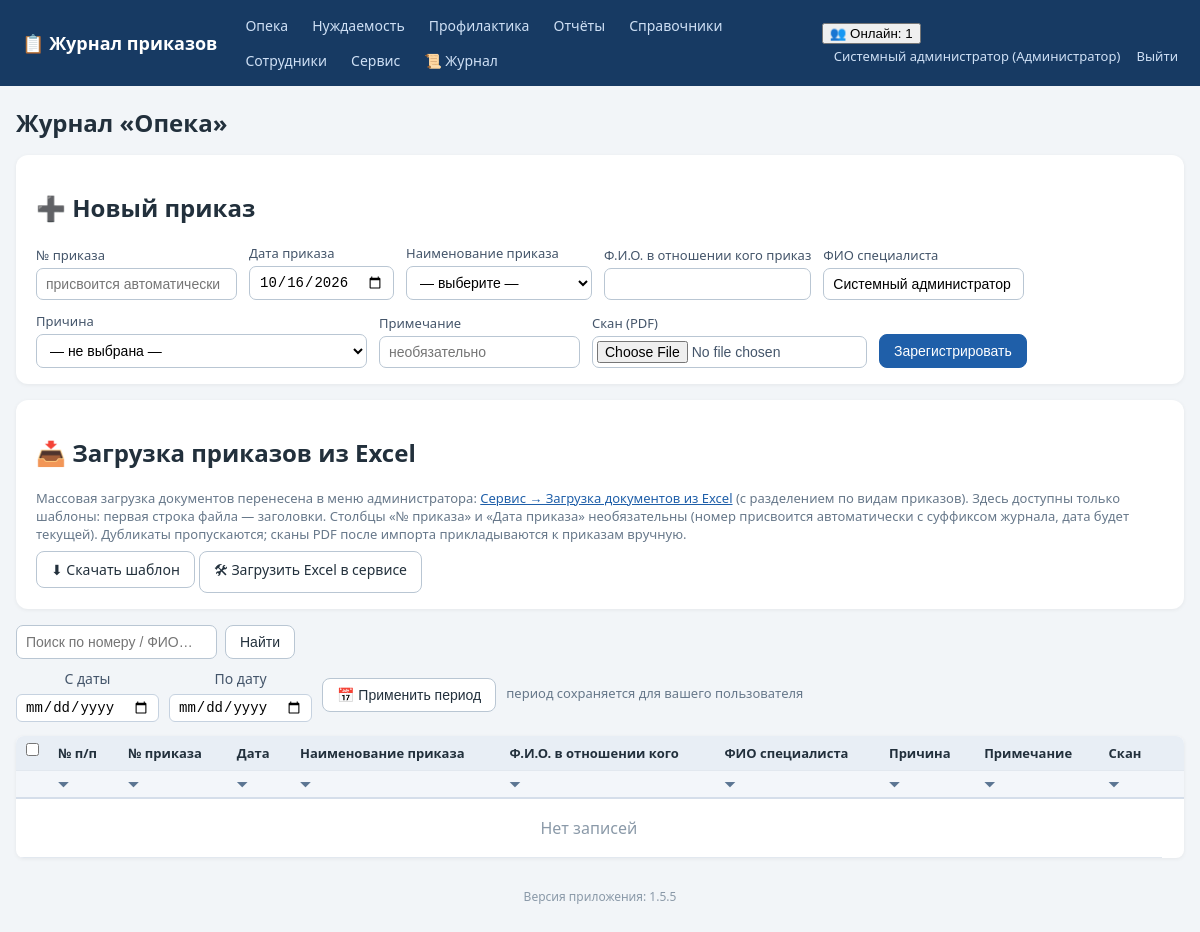
Screenshot of /journal/opeka (signed in) with the database file from the repository.
### tables this page shows
CREATE TABLE employees (
    id INTEGER PRIMARY KEY AUTOINCREMENT,
    full_name TEXT NOT NULL,
    position TEXT NOT NULL DEFAULT '',
    login TEXT UNIQUE,
    password_hash TEXT,
    pwd_changed_at TEXT,           -- дата последней самостоятельной смены пароля
    role_id INTEGER REFERENCES roles(id)
);

CREATE TABLE roles (
    id INTEGER PRIMARY KEY AUTOINCREMENT,
    name TEXT UNIQUE NOT NULL
);

### app.py (the view)
@app.route('/journal/<journal>')
def journal_list(journal):
    if journal not in JOURNAL_TYPES:
        abort(404)
    user = current_user()
    if not can_access_journal(user, journal):
        abort(403)
    q = request.args.get('q', '').strip()
    conn = get_db()
    p1, p2 = journal_period(conn, user['id'], journal, request.args)
    sql = ('SELECT o.*, t.name AS type_name, rs.name AS reason_name FROM orders o '
           'LEFT JOIN order_types t ON t.id=o.order_type_id '
           'LEFT JOIN reasons rs ON rs.id=o.reason_id WHERE o.journal=?')
    params = [journal]
    if p1:
        sql += ' AND o.order_date>=?'
        params.append(p1)
    if p2:
        sql += ' AND o.order_date<=?'
        params.append(p2)
    if q:
        sql += ' AND (o.order_number LIKE ? OR o.person_fio LIKE ? OR o.specialist_fio LIKE ?)'
        like = f'%{q}%'
        params += [like, like, like]
    sql += (' ORDER BY o.order_date DESC, ' + _ORDER_NUM_SQL.format(col='o.order_number') +
            ' DESC, o.order_number DESC')
    rows = conn.execute(sql, params).fetchall()
    types = conn.execute('SELECT * FROM order_types WHERE kind=? ORDER BY name',
                         (journal,)).fetchall()
    reasons = conn.execute('SELECT * FROM reasons ORDER BY name').fetchall()
    today = date.today().isoformat()
    conn.close()
    return render_template('journal.html', journal=journal, title=JOURNAL_TITLES[journal],
                           rows=rows, types=types, reasons=reasons, today=today,
                           q=q, p1=p1, p2=p2, has_reason=REASONS_ENABLED.get(journal, False))

### app.py (called while the page is built, shortened)
def has_request_context_safe():
    try:
        from flask import has_request_context
        return has_request_context()
    except Exception:
        return False

def _session_signature(uid):
    raw = request.cookies.get(app.config['SESSION_COOKIE_NAME'], '')
    if not raw:
        return ''

def _db_touch_throttled(key, min_interval=10.0):
    now = time.time()
    last = _DB_TOUCH_TS.get(key, 0)
    if now - last >= min_interval:
        _DB_TOUCH_TS[key] = now
        return True
    return False

def db_cleanup_active_sessions(cutoff):
    try:
        conn = get_db()
        conn.execute('DELETE FROM active_sessions WHERE last_seen < ?', (cutoff,))
        conn.commit()
        conn.close()
    except Exception:
        pass

def touch_active_session(uid):
    sid = _session_signature(uid)
    ip = request.remote_addr if has_request_context_safe() else ''
    now = time.time()
    with ACTIVE_SESSIONS_LOCK:
        ACTIVE_SESSIONS[(uid, sid)] = {'last_seen': now, 'ip': ip}
    if _db_touch_throttled((uid, sid)):
        db_touch_active_session(uid, sid, ip)

def cleanup_active_sessions():
    cutoff = time.time() - ACTIVE_TIMEOUT
    with ACTIVE_SESSIONS_LOCK:
        expired = [k for k, v in ACTIVE_SESSIONS.items()
                   if v['last_seen'] < cutoff]
        for k in expired:
            del ACTIVE_SESSIONS[k]
    db_cleanup_active_sessions(cutoff)

@app.before_request
def _mark_tls_noise_context():
    try:
        from flask import g as _fg
        _tls_noise_ctx.g = _fg
    except Exception:
        pass

def get_db():
    conn = sqlite3.connect(DB_PATH)
    conn.row_factory = sqlite3.Row
    conn.execute('PRAGMA foreign_keys = ON')
    return conn

def current_user():
    uid = session.get('user_id')
    if not uid:
        return None
    conn = get_db()
    u = conn.execute('SELECT e.*, r.name AS role_name FROM employees e '
                     'LEFT JOIN roles r ON r.id=e.role_id WHERE e.id=?', (uid,)).fetchone()
    conn.close()
    return u

def can_access_journal(user, journal):
    if not user:
        return False
    if user['role_name'] in FULL_DATA_ROLES:  # админ и начальник — полный доступ
        return True
    return user['role_name'] in ROLE_ACCESS[journal]

def _valid_iso_date(s):
    try:
        d = date.fromisoformat((s or '').strip())
        return d.isoformat()
    except (ValueError, TypeError):
        return None

### templates/journal.html (shortened to what this page needs)
{% extends 'base.html' %}
{% block content %}
<h1>Журнал «{{ title }}»</h1>
<div class="panel">
  <h2>➕ Новый приказ</h2>
  <form method="post" action="{{ url_for('journal_create', journal=journal) }}" enctype="multipart/form-data">
    <label>№ приказа <input name="order_number" placeholder="присвоится автоматически"></label>
    <label>Дата приказа <input type="date" name="order_date" value="{{ today }}"></label>
    <label>Наименование приказа
      <select name="order_type_id" required>
        <option value="">— выберите —</option>
      </select>
    </label>
    <label>Ф.И.О. в отношении кого приказ <input name="person_fio" required></label>
    <label>ФИО специалиста <input name="specialist_fio" value="{{ cu.full_name if cu else '' }}"></label>
    {% if has_reason %}
    <label>Причина
      <select name="reason_id">
        <option value="">— не выбрана —</option>
      </select>
    </label>
    {% endif %}
    <label>Примечание <input name="note" placeholder="необязательно"></label>
    <label>Скан (PDF) <input type="file" name="scan" accept=".pdf,application/pdf"></label>
    <button class="btn primary" type="submit">Зарегистрировать</button>
  </form>
</div>
<div class="panel no-print">
  <h2>📥 Загрузка приказов из Excel</h2>
  <p class="hint">Массовая загрузка документов перенесена в меню администратора:
     <a href="{{ url_for('service') }}">Сервис → Загрузка документов из Excel</a>
     (с разделением по видам приказов). Здесь доступны только шаблоны:
     первая строка файла — заголовки. Столбцы «№ приказа» и «Дата приказа» необязательны
     (номер присвоится автоматически с суффиксом журнала, дата будет текущей). Дубликаты пропускаются;
     сканы PDF после импорта прикладываются к приказам вручную.</p>
  <a class="btn" href="{{ url_for('journal_template', journal=journal) }}">⬇ Скачать шаблон</a>
  <a class="btn" href="{{ url_for('service') }}#excel-import">🛠 Загрузить Excel в сервисе</a>
</div>
<form method="get" class="searchbar no-print">
  <input name="q" value="{{ q }}" placeholder="Поиск по номеру / ФИО…">
  <button class="btn">Найти</button>
</form>
<form method="get" class="periodbar no-print" id="periodForm">
  <label>С даты <input type="date" name="d1" id="p_d1" value="{{ p1 or '' }}"></label>
  <label>По дату <input type="date" name="d2" id="p_d2" value="{{ p2 or '' }}"></label>
  <button class="btn" type="submit">📅 Применить период</button>
  <span class="hint">период сохраняется для вашего пользователя</span>
</form>
<table class="grid" id="journalTable">
  {% set headers = ['№ п/п','№ приказа','Дата','Наименование приказа','Ф.И.О. в отношении кого','ФИО специалиста'] + (['Причина'] if has_reason else []) + ['Примечание','Скан'] %}
  <tr>
    <th class="chk-col no-print"><input type="checkbox" id="chkAll" title="Выделить все строки"
        onclick="toggleAllChecked(this.checked)"></th>
    {% for h in headers %}
    <th class="sortable" data-sortcol="{{ loop.index0 + 1 }}" onclick="sortByColumn(this)"
        title="Сортировать по столбцу «{{ h }}»">{{ h }}</th>
    {% endfor %}
    <th class="no-print"></th>
  </tr>
  <tr class="filter-row no-print">
    <th class="no-print"></th>
    {% for h in headers %}
    <th class="filter-cell">
      <span class="funnel" onclick="toggleFilter(this)" title="Фильтр по столбцу «{{ h }}»">⏷</span>
    </th>
    {% endfor %}
    <th class="no-print"></th>
  </tr>
  {% if not rows %}<tr class="empty-row"><td colspan="{{ 9 + (1 if has_reason else 0) }}" class="empty">Нет записей</td></tr>{% endif %}
</table>
{% endblock %}

### templates/base.html (shortened to what this page needs)
<!DOCTYPE html>
<html lang="ru">
<head>
<link rel="stylesheet" href="{{ url_for('static', filename='style.css') }}">
</head>
<body>
<header class="topbar no-print">
  <div class="brand"><a href="{{ url_for('index') }}">📋 Журнал приказов</a></div>
  <nav>
    {% for j, t in accessible_journals %}
      <a href="{{ url_for('journal_list', journal=j) }}">{{ t }}</a>
    {% endfor %}
    {% if cu and cu.role_name in ['Администратор','Начальник отдела','Куратор'] %}
      <a href="{{ url_for('reports') }}">Отчёты</a>
    {% endif %}
    <a href="{{ url_for('references', tab='order_types') }}">Справочники</a>
    {% if cu and cu.role_name == 'Администратор' %}
      <a href="{{ url_for('employees') }}">Сотрудники</a>
      <a href="{{ url_for('service') }}">Сервис</a>
      <a href="{{ url_for('logs_view') }}" title="Журнал логирования">📜 Журнал</a>
    {% endif %}
  </nav>
  <div class="userbox">
    {% if cu %}
      {% if active_users is not none %}
        <div class="online" id="onlineBox" title="Сотрудники, работавшие в системе за последние {{ (active_timeout // 60) or 1 }} мин. Обновляется автоматически.">
          <button type="button" class="online-toggle" onclick="toggleOnline()">👥 Онлайн: {{ active_users|length }}</button>
        </div>
      {% endif %}
      <a href="{{ url_for('profile') }}" title="Сменить пароль">{{ cu.full_name }} ({{ cu.role_name }})</a>
      <a href="{{ url_for('logout') }}">Выйти</a>
    {% endif %}
  </div>
</header>
<main class="container">
  {% block content %}{% endblock %}
</main>
<footer class="foot no-print">Версия приложения: {{ app_version }}</footer>
</body>
</html>

### static/style.css (style rules this page uses)
:root { --bs:#1f5fa9;--bg:#f2f5f8;--tx:#22303c; }
* { box-sizing:border-box }
body { margin:0;font-family:"Segoe UI",Arial,sans-serif;background:var(--bg);color:var(--tx); }
a { color:var(--bs); }
.topbar { display:flex;align-items:center;gap:18px;flex-wrap:wrap;background:#173a63;color:#fff;padding:10px 22px; }
.topbar .brand a { color:#fff;font-weight:700;font-size:18px;text-decoration:none; }
.topbar nav { display:flex;gap:4px;flex-wrap:wrap;flex:1; }
.topbar nav a { color:#cfe0f5;text-decoration:none;padding:6px 10px;border-radius:6px;font-size:14px; }
.userbox a { color:#cfe0f5;text-decoration:none;font-size:13px;margin-left:12px; }
.container { max-width:1200px;margin:20px auto;padding:0 16px; }
h1 { font-size:24px; }
.panel { background:#fff;border-radius:12px;padding:16px 20px;margin:16px 0;box-shadow:0 1px 4px rgba(0,0,0,.06); }
.panel form { display:flex;flex-wrap:wrap;gap:12px;align-items:end; }
label { display:flex;flex-direction:column;font-size:13px;gap:4px;color:#44556a; }
input,select { padding:7px 9px;border:1px solid #b9c6d3;border-radius:7px;font-size:14px;background:#fff; }
input[type=file] { padding:4px; }
.btn { display:inline-block;padding:8px 14px;border-radius:8px;border:1px solid #b9c6d3;background:#fff;color:var(--tx);cursor:pointer;font-size:14px;text-decoration:none; }
.btn.primary { background:var(--bs);border-color:var(--bs);color:#fff; }
table.grid { width:100%;border-collapse:collapse;background:#fff;margin:14px 0;box-shadow:0 1px 4px rgba(0,0,0,.06);border-radius:8px;overflow:hidden; }
.grid th { background:#e8eef5;font-size:13px;text-align:left; }
.grid th,.grid td { padding:8px 10px;border-bottom:1px solid #e2e8ef;vertical-align:top; }
.grid .empty { text-align:center;color:#8a99a8;padding:18px; }
.searchbar { display:flex;gap:8px;margin:10px 0; }
.foot { text-align:center;color:#8a99a8;font-size:12px;margin:30px 0; }
.hint { color:#67788a;font-size:13px;margin:4px 0 8px 0; }
.filter-row th { background:#f3f6fa;padding:4px 6px;border-bottom:2px solid #d5deea; }
.funnel { cursor:pointer;color:#5b7592;font-size:13px;user-select:none;padding:0 4px; }
th.sortable { cursor:pointer;user-select:none;white-space:nowrap; }
.periodbar { display:flex;flex-wrap:wrap;align-items:center;gap:10px;margin:6px 0 10px 0; }
.periodbar label { font-size:14px;display:inline-flex;align-items:center;gap:6px; }
.periodbar input[type=date] { padding:4px 8px;border:1px solid #c6d2e0;border-radius:6px;font-size:14px; }
.chk-col { width:28px;text-align:center;padding:4px 6px!important; }

### rows the page displays
employees: full_name "Системный администратор", specialist_fio "Системный администратор"
roles: role_name "Администратор"

### other values shown
{{ t }} "Опека" "Нуждаемость" "Профилактика"
{{ active_users|length }} "1"
{{ title }} "Опека"
{{ h }} "№ п/п" "№ приказа" "Дата" "Наименование приказа" "Ф.И.О. в отношении кого" "ФИО специалиста" "Причина" "Примечание" "Скан"
{{ app_version }} "1.5.5"
